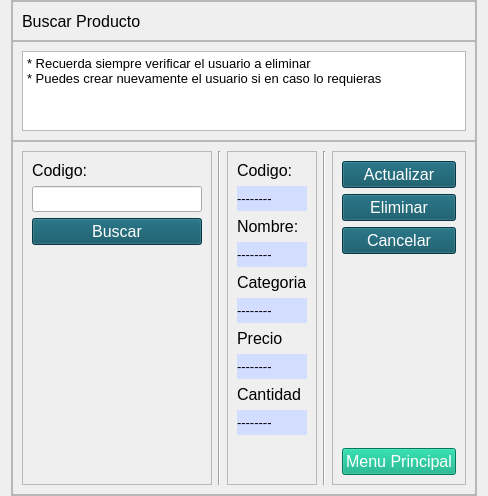
             <widget class="QWidget" name="pageC_Buscar">
              <layout class="QHBoxLayout" name="horizontalLayout_10">
               <property name="spacing">
                <number>0</number>
               </property>
               <property name="topMargin">
                <number>0</number>
               </property>
               <property name="bottomMargin">
                <number>0</number>
               </property>
               <item>
                <widget class="QFrame" name="frame_4">
                 <property name="maximumSize">
                  <size>
                   <width>700</width>
                   <height>1000000</height>
                  </size>
                 </property>
                 <property name="font">
                  <font>
                   <pointsize>1</pointsize>
                  </font>
                 </property>
                 <property name="frameShape">
                  <enum>QFrame::StyledPanel</enum>
                 </property>
                 <property name="frameShadow">
                  <enum>QFrame::Raised</enum>
                 </property>
                 <layout class="QVBoxLayout" name="verticalLayout_11">
                  <property name="spacing">
                   <number>0</number>
                  </property>
                  <property name="leftMargin">
                   <number>0</number>
                  </property>
                  <property name="topMargin">
                   <number>0</number>
                  </property>
                  <property name="rightMargin">
                   <number>0</number>
                  </property>
                  <property name="bottomMargin">
                   <number>0</number>
                  </property>
                  <item>
                   <widget class="QFrame" name="frame_6">
                    <property name="minimumSize">
                     <size>
                      <width>0</width>
                      <height>40</height>
                     </size>
                    </property>
                    <property name="maximumSize">
                     <size>
                      <width>16777215</width>
                      <height>40</height>
                     </size>
                    </property>
                    <property name="frameShape">
                     <enum>QFrame::StyledPanel</enum>
                    </property>
                    <property name="frameShadow">
                     <enum>QFrame::Raised</enum>
                    </property>
                    <layout class="QHBoxLayout" name="horizontalLayout_11">
                     <property name="topMargin">
                      <number>0</number>
                     </property>
                     <property name="bottomMargin">
                      <number>0</number>
                     </property>
                     <item>
                      <widget class="QLabel" name="label_6">
                       <property name="font">
                        <font>
                         <pointsize>12</pointsize>
                        </font>
                       </property>
                       <property name="text">
                        <string>Buscar Producto</string>
                       </property>
                      </widget>
                     </item>
                    </layout>
                   </widget>
                  </item>
                  <item>
                   <widget class="QFrame" name="frame_13">
                    <property name="minimumSize">
                     <size>
                      <width>0</width>
                      <height>100</height>
                     </size>
                    </property>
                    <property name="maximumSize">
                     <size>
                      <width>16777215</width>
                      <height>100</height>
                     </size>
                    </property>
                    <property name="frameShape">
                     <enum>QFrame::StyledPanel</enum>
                    </property>
                    <property name="frameShadow">
                     <enum>QFrame::Raised</enum>
                    </property>
                    <layout class="QHBoxLayout" name="horizontalLayout_17">
                     <item>
                      <widget class="QTextBrowser" name="textBrowser_3">
                       <property name="html">
                        <string>&lt;!DOCTYPE HTML PUBLIC &quot;-//W3C//DTD HTML 4.0//EN&quot; &quot;http://www.w3.org/TR/REC-html40/strict.dtd&quot;&gt;
&lt;html&gt;&lt;head&gt;&lt;meta name=&quot;qrichtext&quot; content=&quot;1&quot; /&gt;&lt;style type=&quot;text/css&quot;&gt;
p, li { white-space: pre-wrap; }
&lt;/style&gt;&lt;/head&gt;&lt;body style=&quot; font-family:'MS Shell Dlg 2'; font-size:1pt; font-weight:400; font-style:normal;&quot;&gt;
&lt;p style=&quot; margin-top:0px; margin-bottom:0px; margin-left:0px; margin-right:0px; -qt-block-indent:0; text-indent:0px;&quot;&gt;&lt;span style=&quot; font-size:10pt;&quot;&gt;* Recuerda siempre verificar el usuario a eliminar&lt;/span&gt;&lt;/p&gt;
&lt;p style=&quot; margin-top:0px; margin-bottom:0px; margin-left:0px; margin-right:0px; -qt-block-indent:0; text-indent:0px;&quot;&gt;&lt;span style=&quot; font-size:10pt;&quot;&gt;* Puedes crear nuevamente el usuario si en caso lo requieras&lt;/span&gt;&lt;/p&gt;
&lt;p style=&quot;-qt-paragraph-type:empty; margin-top:0px; margin-bottom:0px; margin-left:0px; margin-right:0px; -qt-block-indent:0; text-indent:0px; font-size:10pt;&quot;&gt;&lt;br /&gt;&lt;/p&gt;&lt;/body&gt;&lt;/html&gt;</string>
                       </property>
                      </widget>
                     </item>
                    </layout>
                   </widget>
                  </item>
                  <item>
                   <widget class="QFrame" name="frame_14">
                    <property name="styleSheet">
                     <string notr="true">QPushButton
{
color: rgb(255, 255, 255);
background-color: rgb(8, 80, 97);
}
QPushButton::hover
{
color: rgb(255, 255, 255);
	background-color: rgb(45, 131, 118);
}</string>
                    </property>
                    <property name="frameShape">
                     <enum>QFrame::StyledPanel</enum>
                    </property>
                    <property name="frameShadow">
                     <enum>QFrame::Raised</enum>
                    </property>
                    <layout class="QHBoxLayout" name="horizontalLayout_19">
                     <item>
                      <widget class="QFrame" name="frame_31">
                       <property name="minimumSize">
                        <size>
                         <width>190</width>
                         <height>0</height>
                        </size>
                       </property>
                       <property name="maximumSize">
                        <size>
                         <width>120</width>
                         <height>16777215</height>
                        </size>
                       </property>
                       <property name="frameShape">
                        <enum>QFrame::StyledPanel</enum>
                       </property>
                       <property name="frameShadow">
                        <enum>QFrame::Raised</enum>
                       </property>
                       <layout class="QVBoxLayout" name="verticalLayout_5">
                        <item>
                         <widget class="QLabel" name="label_28">
                          <property name="font">
                           <font>
                            <pointsize>12</pointsize>
                           </font>
                          </property>
                          <property name="text">
                           <string>Codigo: </string>
                          </property>
                          <property name="alignment">
                           <set>Qt::AlignLeading|Qt::AlignLeft|Qt::AlignVCenter</set>
                          </property>
                         </widget>
                        </item>
                        <item>
                         <widget class="QLineEdit" name="inputCodigoC">
                          <property name="font">
                           <font>
                            <pointsize>11</pointsize>
                           </font>
                          </property>
                          <property name="text">
                           <string/>
                          </property>
                         </widget>
                        </item>
                        <item>
                         <widget class="QPushButton" name="btnBuscarC">
                          <property name="font">
                           <font>
                            <pointsize>12</pointsize>
                           </font>
                          </property>
                          <property name="text">
                           <string>Buscar</string>
                          </property>
                         </widget>
                        </item>
                        <item>
                         <spacer name="verticalSpacer_4">
                          <property name="orientation">
                           <enum>Qt::Vertical</enum>
                          </property>
                          <property name="sizeHint" stdset="0">
                           <size>
                            <width>20</width>
                            <height>40</height>
                           </size>
                          </property>
                         </spacer>
                        </item>
                       </layout>
                      </widget>
                     </item>
                     <item>
                      <widget class="Line" name="line_3">
                       <property name="orientation">
                        <enum>Qt::Vertical</enum>
                       </property>
                      </widget>
                     </item>
                     <item>
                      <widget class="QFrame" name="frame_30">
                       <property name="frameShape">
                        <enum>QFrame::StyledPanel</enum>
                       </property>
                       <property name="frameShadow">
                        <enum>QFrame::Raised</enum>
                       </property>
                       <layout class="QVBoxLayout" name="verticalLayout_17">
                        <item>
                         <widget class="QLabel" name="label_14">
                          <property name="font">
                           <font>
                            <pointsize>12</pointsize>
                           </font>
                          </property>
                          <property name="text">
                           <string>Codigo: </string>
                          </property>
                          <property name="alignment">
                           <set>Qt::AlignLeading|Qt::AlignLeft|Qt::AlignVCenter</set>
                          </property>
                         </widget>
                        </item>
                        <item>
                         <widget class="QLabel" name="txtCodigoC">
                          <property name="minimumSize">
                           <size>
                            <width>0</width>
                            <height>25</height>
                           </size>
                          </property>
                          <property name="font">
                           <font>
                            <pointsize>10</pointsize>
                           </font>
                          </property>
                          <property name="styleSheet">
                           <string notr="true">background-color: rgb(210, 221, 255);</string>
                          </property>
                          <property name="text">
                           <string>--------</string>
                          </property>
                          <property name="alignment">
                           <set>Qt::AlignLeading|Qt::AlignLeft|Qt::AlignVCenter</set>
                          </property>
                         </widget>
                        </item>
                        <item>
                         <widget class="QLabel" name="label_15">
                          <property name="font">
                           <font>
                            <pointsize>12</pointsize>
                           </font>
                          </property>
                          <property name="text">
                           <string>Nombre: </string>
                          </property>
                          <property name="alignment">
                           <set>Qt::AlignLeading|Qt::AlignLeft|Qt::AlignVCenter</set>
                          </property>
                         </widget>
                        </item>
                        <item>
                         <widget class="QLabel" name="txtNombreC">
                          <property name="minimumSize">
                           <size>
                            <width>0</width>
                            <height>25</height>
                           </size>
                          </property>
                          <property name="font">
                           <font>
                            <pointsize>10</pointsize>
                           </font>
                          </property>
                          <property name="styleSheet">
                           <string notr="true">background-color: rgb(210, 221, 255);</string>
                          </property>
                          <property name="text">
                           <string>--------</string>
                          </property>
                          <property name="alignment">
                           <set>Qt::AlignLeading|Qt::AlignLeft|Qt::AlignVCenter</set>
                          </property>
                         </widget>
                        </item>
                        <item>
                         <widget class="QLabel" name="label_16">
                          <property name="font">
                           <font>
                            <pointsize>12</pointsize>
                           </font>
                          </property>
                          <property name="text">
                           <string>Categoria</string>
                          </property>
                          <property name="alignment">
                           <set>Qt::AlignLeading|Qt::AlignLeft|Qt::AlignVCenter</set>
                          </property>
                         </widget>
                        </item>
                        <item>
                         <widget class="QLabel" name="txtCargoC">
                          <property name="minimumSize">
                           <size>
                            <width>0</width>
                            <height>25</height>
                           </size>
                          </property>
                          <property name="font">
                           <font>
                            <pointsize>10</pointsize>
                           </font>
                          </property>
                          <property name="styleSheet">
                           <string notr="true">background-color: rgb(210, 221, 255);</string>
                          </property>
                          <property name="text">
                           <string>--------</string>
                          </property>
                          <property name="alignment">
                           <set>Qt::AlignLeading|Qt::AlignLeft|Qt::AlignVCenter</set>
                          </property>
                         </widget>
                        </item>
                        <item>
                         <widget class="QLabel" name="label_17">
                          <property name="font">
                           <font>
                            <pointsize>12</pointsize>
                           </font>
                          </property>
                          <property name="text">
                           <string>Precio</string>
                          </property>
                          <property name="alignment">
                           <set>Qt::AlignLeading|Qt::AlignLeft|Qt::AlignVCenter</set>
                          </property>
                         </widget>
                        </item>
                        <item>
                         <widget class="QLabel" name="txtClaveC">
                          <property name="minimumSize">
                           <size>
                            <width>0</width>
                            <height>25</height>
                           </size>
                          </property>
                          <property name="font">
                           <font>
                            <pointsize>10</pointsize>
                           </font>
                          </property>
                          <property name="styleSheet">
                           <string notr="true">background-color: rgb(210, 221, 255);</string>
                          </property>
                          <property name="text">
                           <string>--------</string>
                          </property>
                          <property name="alignment">
                           <set>Qt::AlignLeading|Qt::AlignLeft|Qt::AlignVCenter</set>
                          </property>
                         </widget>
                        </item>
                        <item>
                         <widget class="QLabel" name="label_22">
                          <property name="font">
                           <font>
                            <pointsize>12</pointsize>
                           </font>
                          </property>
                          <property name="text">
                           <string>Cantidad</string>
                          </property>
                          <property name="alignment">
                           <set>Qt::AlignLeading|Qt::AlignLeft|Qt::AlignVCenter</set>
                          </property>
                         </widget>
                        </item>
                        <item>
                         <widget class="QLabel" name="txtEstadoC">
                          <property name="minimumSize">
                           <size>
                            <width>0</width>
                            <height>25</height>
                           </size>
                          </property>
                          <property name="font">
                           <font>
                            <pointsize>10</pointsize>
                           </font>
                          </property>
                          <property name="styleSheet">
                           <string notr="true">background-color: rgb(210, 221, 255);</string>
                          </property>
                          <property name="text">
                           <string>--------</string>
                          </property>
                          <property name="alignment">
                           <set>Qt::AlignLeading|Qt::AlignLeft|Qt::AlignVCenter</set>
                          </property>
                         </widget>
                        </item>
                        <item>
                         <spacer name="verticalSpacer_5">
                          <property name="orientation">
                           <enum>Qt::Vertical</enum>
                          </property>
                          <property name="sizeHint" stdset="0">
                           <size>
                            <width>20</width>
                            <height>40</height>
                           </size>
                          </property>
                         </spacer>
                        </item>
                       </layout>
                      </widget>
                     </item>
                     <item>
                      <widget class="Line" name="line_5">
                       <property name="orientation">
                        <enum>Qt::Vertical</enum>
                       </property>
                      </widget>
                     </item>
                     <item>
                      <widget class="QFrame" name="frame_27">
                       <property name="maximumSize">
                        <size>
                         <width>600</width>
                         <height>16777215</height>
                        </size>
                       </property>
                       <property name="font">
                        <font>
                         <pointsize>11</pointsize>
                        </font>
                       </property>
                       <property name="frameShape">
                        <enum>QFrame::StyledPanel</enum>
                       </property>
                       <property name="frameShadow">
                        <enum>QFrame::Raised</enum>
                       </property>
                       <layout class="QVBoxLayout" name="verticalLayout_18">
                        <item>
                         <widget class="QPushButton" name="btnUpdateC">
                          <property name="font">
                           <font>
                            <pointsize>12</pointsize>
                           </font>
                          </property>
                          <property name="text">
                           <string>Actualizar</string>
                          </property>
                         </widget>
                        </item>
                        <item>
                         <widget class="QPushButton" name="btnDeleteC">
                          <property name="font">
                           <font>
                            <pointsize>12</pointsize>
                           </font>
                          </property>
                          <property name="text">
                           <string>Eliminar</string>
                          </property>
                         </widget>
                        </item>
                        <item>
                         <widget class="QPushButton" name="btnCancelarC">
                          <property name="font">
                           <font>
                            <pointsize>12</pointsize>
                           </font>
                          </property>
                          <property name="text">
                           <string>Cancelar</string>
                          </property>
                         </widget>
                        </item>
                        <item>
                         <spacer name="verticalSpacer_6">
                          <property name="orientation">
                           <enum>Qt::Vertical</enum>
                          </property>
                          <property name="sizeHint" stdset="0">
                           <size>
                            <width>20</width>
                            <height>40</height>
                           </size>
                          </property>
                         </spacer>
                        </item>
                        <item>
                         <widget class="QPushButton" name="btnXCerrarC">
                          <property name="font">
                           <font>
                            <pointsize>12</pointsize>
                           </font>
                          </property>
                          <property name="styleSheet">
                           <string notr="true">QPushButton
{
color: rgb(255, 255, 255);
background-color: rgb(0, 170, 127);

}
QPushButton::hover
{
color: rgb(255, 255, 255);
background-color: rgb(8, 80, 97);
}</string>
                          </property>
                          <property name="text">
                           <string>Menu Principal</string>
                          </property>
                         </widget>
                        </item>
                       </layout>
                      </widget>
                     </item>
                    </layout>
                   </widget>
                  </item>
                 </layout>
                </widget>
               </item>
              </layout>
             </widget>
